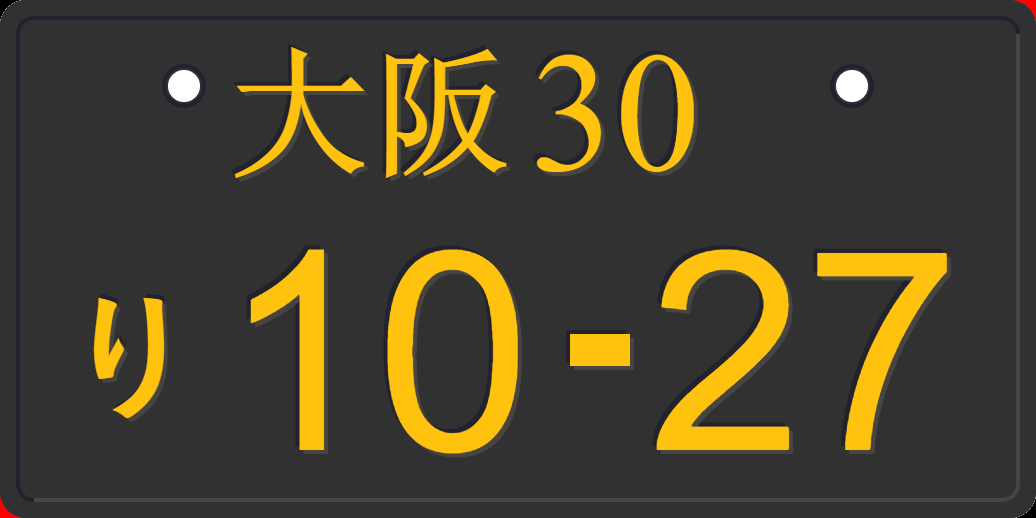
#> input picture data/imageAnnoted/1027.jpg, 1036 x 518 px; its folder holds only this picture in this run
$ python utils.py
#> lines starting #> are read from the running program, lines starting #| are printed output that depends on the picture
import os
import numpy as np
import pandas as pd
import cv2 as cv
import matplotlib.pyplot as plt

# declare of variable global
folder_dataset = './data/'
images_source_path = folder_dataset + 'imageAnnoted/'
images_name_source = os.listdir(images_source_path)
images_name_source.sort()

# images destination variable
images_dest_folder = 'imagesTransform'
images_dest_path = folder_dataset + images_dest_folder + '/'

# select a test image
image_test = images_name_source[0]


class GeometricTransformations:
    """ Geometric Transformations of images """

    # def __init__(self, images_name=None):
    #     """ initialize data"""
    #     self.images = images_name

    @classmethod
    def translation(self, image_name):
        """ Images translation function """
#> called with image_name = '1027.jpg'
        image_gray = cv.imread(images_source_path + image_name, 0)
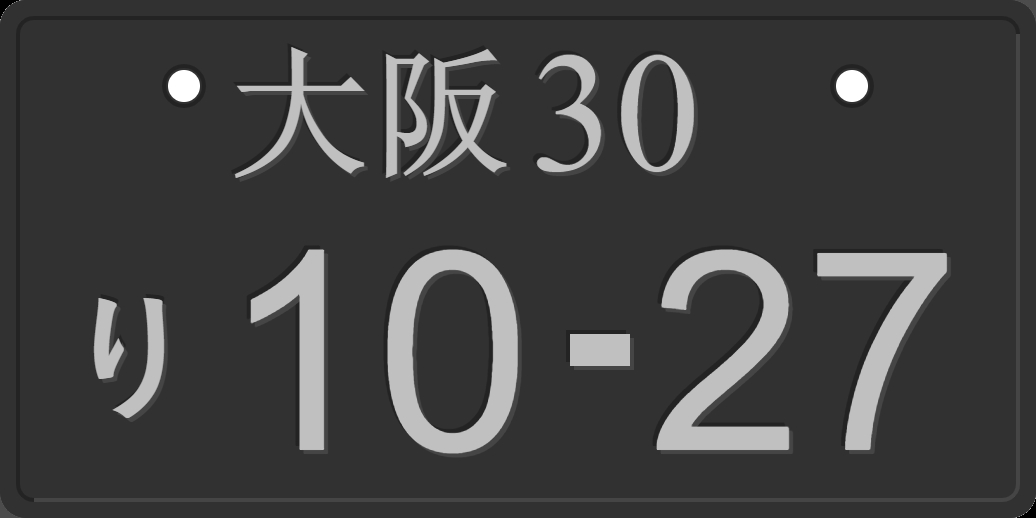
#> image_gray: shape (518, 1036); min 0, max 255, mean 64.6
        rows, cols = image_gray.shape[:2]
#> rows = 518; cols = 1036
        M = np.float32([[1, 0, 100], [0, 1, 50]])
        dst = cv.warpAffine(image_gray, M, (cols, rows))
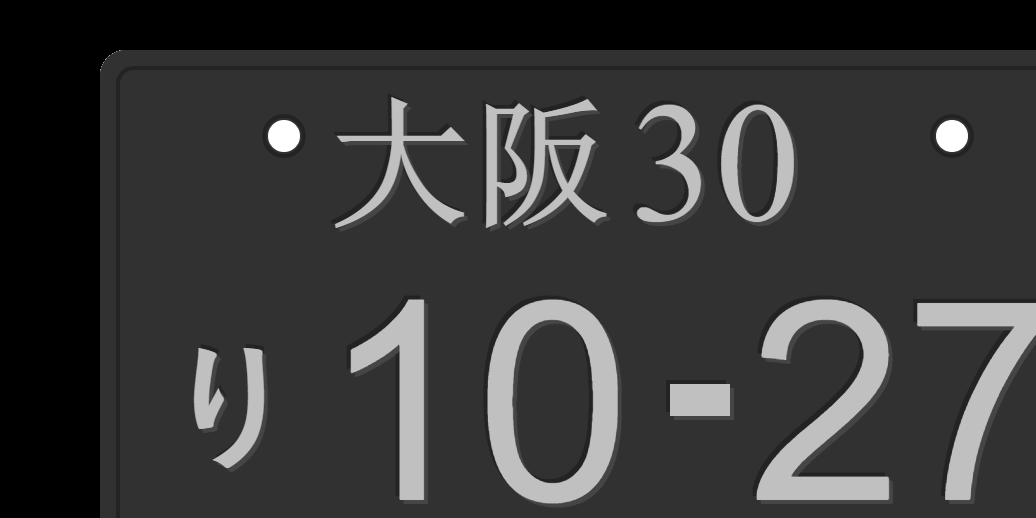
#> dst: shape (518, 1036); min 0, max 255, mean 55.3
        plt.imshow(dst)
        plt.show()

    @classmethod
    def rotation(self, image_name):
        """ Images rotation function """
#> called with image_name = '1027.jpg'
        image_gray = cv.imread(images_source_path + image_name, 0)
        rows, cols = image_gray.shape[:2]
#> rows = 518; cols = 1036
        # cols-1 and rows-1 are the coordinate limits.
        rotation_matrix = cv.getRotationMatrix2D(((cols - 1) / 2.0, (rows - 1) / 2.0), 10, 1)
        image_rotation = cv.warpAffine(image_gray, rotation_matrix, (cols, rows))
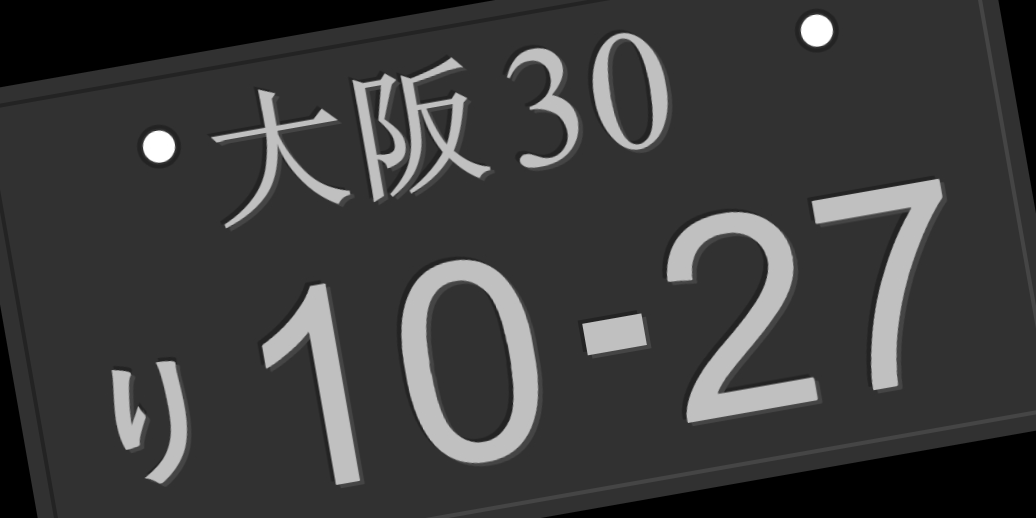
#> image_rotation: shape (518, 1036); min 0, max 255, mean 59.9

        # Save the rotation images
        try:
            os.mkdir(images_dest_path)
            print("Directory ", images_dest_folder, " Created ")
        except FileExistsError:
            print("Directory ", images_dest_folder, " already exists")

        try:
            cv.imwrite(os.path.join(images_dest_path, image_name), rotation_matrix)
            print(" File ", image_name, " Created ")
        except FileExistsError:
            print(" File ", image_name, " already exists ")

        plt.imshow(image_rotation)
        plt.show()

    def perspective_transformation(self, image_name):
        """ Perspective transformation  """
#> called with image_name = '1027.jpg'
        image_gray = cv.imread(images_source_path + image_name, 0)
        rows, cols = image_gray.shape
#> rows = 518; cols = 1036
        pts1 = np.float32([[56, 65], [368, 52], [28, 387], [389, 390]])
        pts2 = np.float32([[0, 0], [300, 0], [0, 300], [300, 300]])
        matrix_perspective = cv.getPerspectiveTransform(pts1, pts2)
        image_perspective = cv.warpPerspective(image_gray, matrix_perspective, (300, 300))
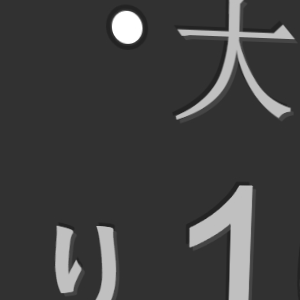
#> image_perspective: shape (300, 300); min 34, max 255, mean 63.7
        # input image
        plt.subplot(121), plt.imshow(image_gray), plt.title('Input')
        # Output image
        plt.subplot(122), plt.imshow(image_perspective), plt.title('Output')
        # Show function
        plt.show()


if __name__ == "__main__":
    change_images = GeometricTransformations()
    change_images.translation(image_test)
    change_images.rotation(image_test)
    change_images.perspective_transformation(image_test)

$ run again, on data/imageAnnoted/1134.jpg
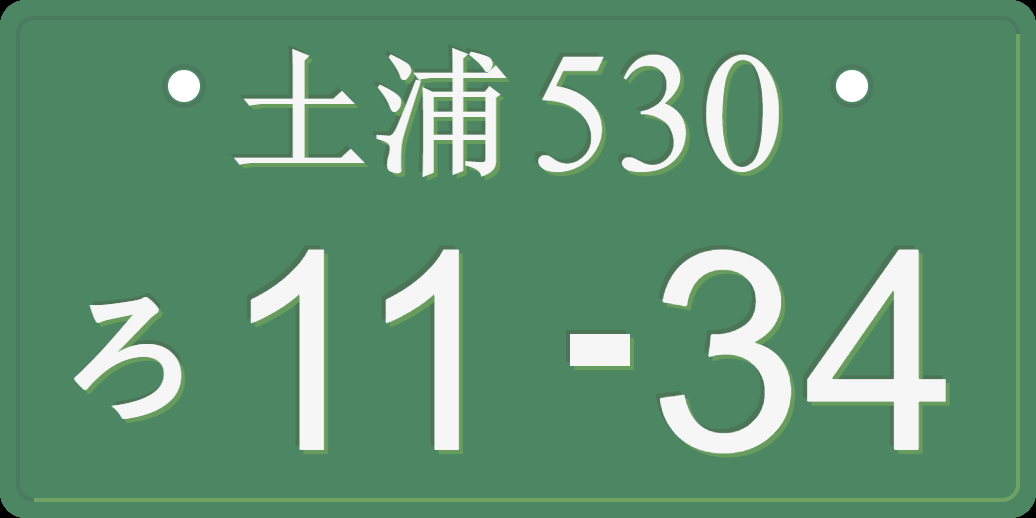
#> input picture data/imageAnnoted/1134.jpg, 1036 x 518 px
#> in rotation, `image_rotation = cv.warpAffine(image_gray, rotation_matrix, (cols, row..`:
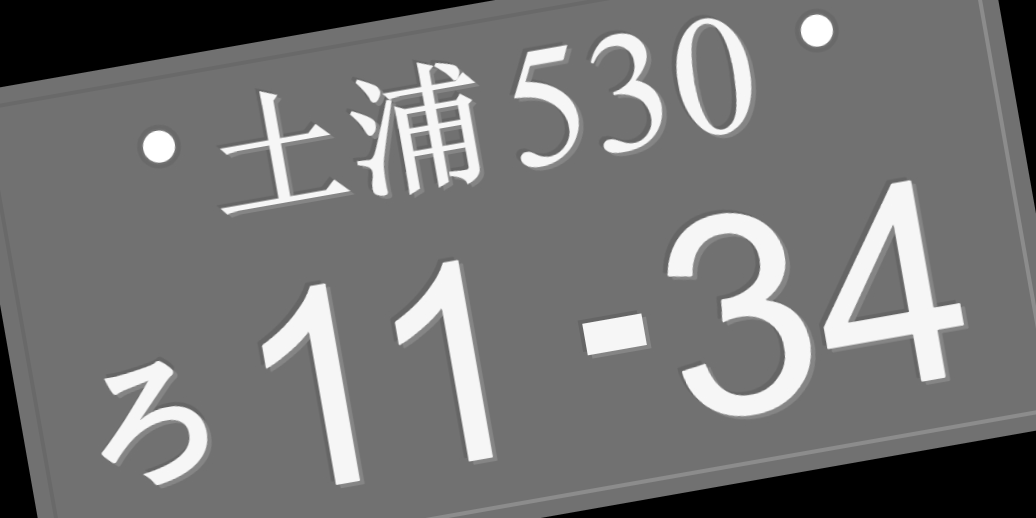
#> image_rotation: shape (518, 1036); min 0, max 255, mean 116.9
#> in perspective_transformation, `image_perspective = cv.warpPerspective(image_gray, matrix_perspective,..`:
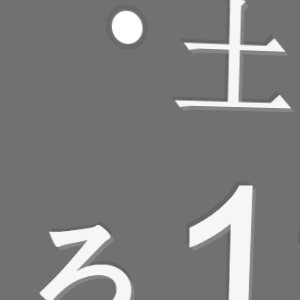
#> image_perspective: shape (300, 300); min 100, max 255, mean 126.5

$ run again, on data/imageAnnoted/1206.jpg
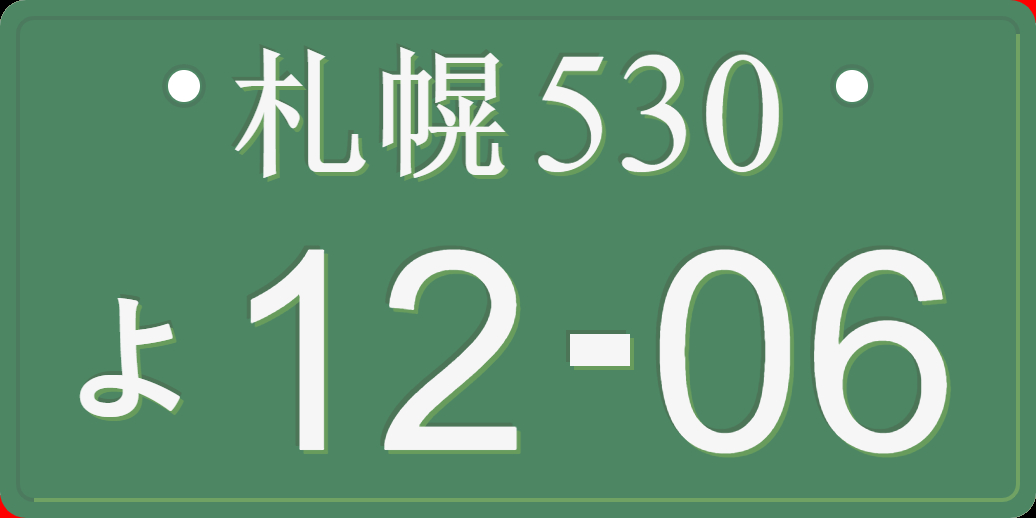
#> input picture data/imageAnnoted/1206.jpg, 1036 x 518 px
#> in rotation, `image_rotation = cv.warpAffine(image_gray, rotation_matrix, (cols, row..`:
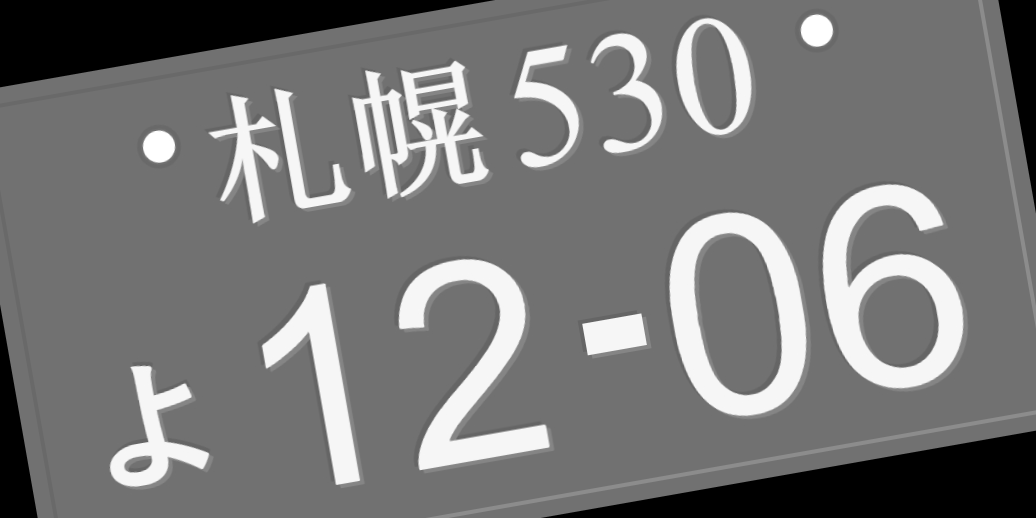
#> image_rotation: shape (518, 1036); min 0, max 255, mean 119.3
#> in perspective_transformation, `image_perspective = cv.warpPerspective(image_gray, matrix_perspective,..`:
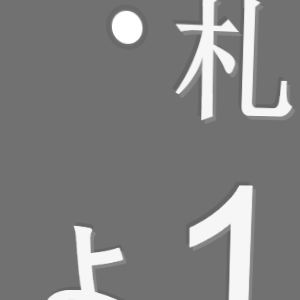
#> image_perspective: shape (300, 300); min 100, max 255, mean 127.8

$ run again, on data/imageAnnoted/1048.jpg
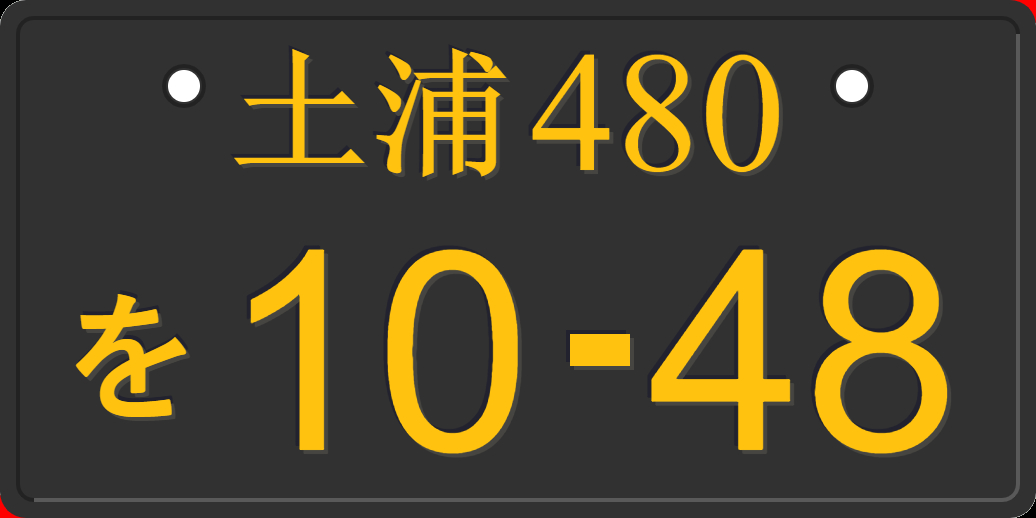
#> input picture data/imageAnnoted/1048.jpg, 1036 x 518 px
#> in translation, `dst = cv.warpAffine(image_gray, M, (cols, rows))`:
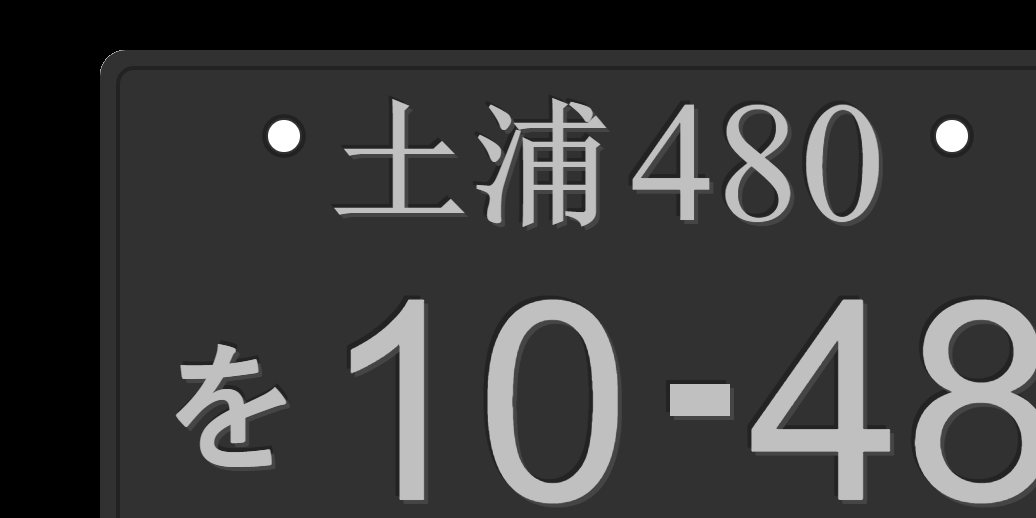
#> dst: shape (518, 1036); min 0, max 255, mean 57.8
#> in perspective_transformation, `image_perspective = cv.warpPerspective(image_gray, matrix_perspective,..`:
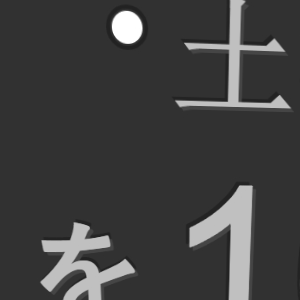
#> image_perspective: shape (300, 300); min 33, max 255, mean 64.3
